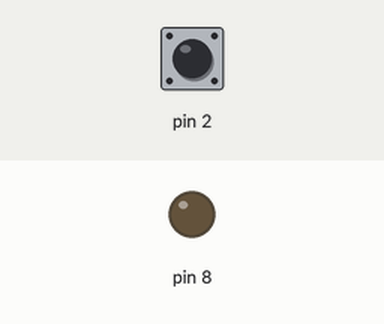
Bench run of a sketch on a simulated Arduino Uno, built with avr-gcc and run on an emulated ATmega328P. Shown: output pins drawn as LEDs (lit = HIGH). The inputs (shaded band) are chosen by the test bench; at power-on: pin 2 HIGH. What the sketch prints to the serial monitor is not drawn.

Above: at 1.2 s.
1.3 s: pin 2 pulled LOW for 0.15 s
At 1.37 s:
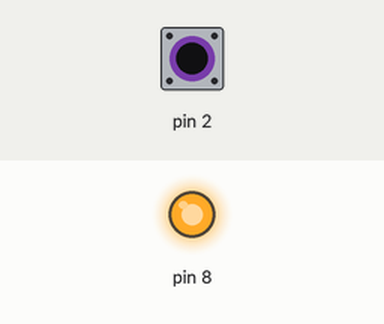
2.9 s: pin 2 pulled LOW for 3.2 s
At 7.5 s:
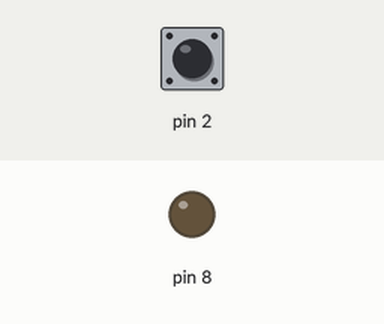
Timing chart, 0 to 9.0 s (numbered marks = the images above; inputs shaded):
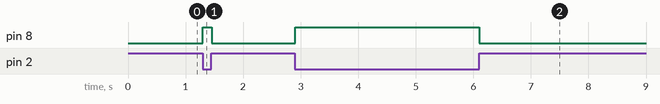

The sketch:

SimpleButton.ino
```cpp
void setup() {
    Serial.begin(9600);
    pinMode(2, INPUT_PULLUP);
    pinMode(8, OUTPUT);
}

void loop() {
    int value = digitalRead(2);
    Serial.println(value);

    if (value == 0) {
        digitalWrite(8, HIGH);
    } else {
        digitalWrite(8, LOW);
    }

    delay(1);
} 
```

Measured:
- after the input at 1.3 s, pin 8: LOW → HIGH at once, → LOW 0.15 s later
- after the input at 2.9 s, pin 8: LOW → HIGH at once, → LOW 3.2 s later
